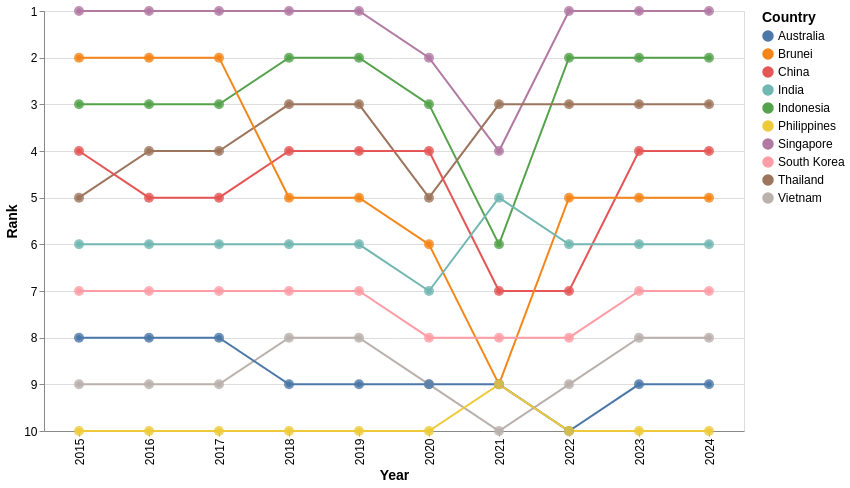

The specification (Vega-Lite) saved for this image:
### Vega-Lite specification from a JSON file in a GitHub repository (floating-point values rounded to 4 significant figures)
{"$schema": "https://vega.github.io/schema/vega-lite/v5.json", "width": 700, "height": 420, "data": {"values": [{"Country": "Singapore", "year": 2024, "Visitors": 4276007, "rank": 1}, {"Country": "Singapore", "year": 2023, "Visitors": 8308230, "rank": 1}, {"Country": "Singapore", "year": 2022, "Visitors": 5222991, "rank": 1}, {"Country": "Singapore", "year": 2021, "Visitors": 16308, "rank": 4}, {"Country": "Singapore", "year": 2020, "Visitors": 1545255, "rank": 2}, {"Country": "Singapore", "year": 2019, "Visitors": 10163882, "rank": 1}, {"Country": "Singapore", "year": 2018, "Visitors": 10615986, "rank": 1}, {"Country": "Singapore", "year": 2017, "Visitors": 12441713, "rank": 1}, {"Country": "Singapore", "year": 2016, "Visitors": 13272961, "rank": 1}, {"Country": "Singapore", "year": 2015, "Visitors": 12930754, "rank": 1}, {"Country": "Indonesia", "year": 2024, "Visitors": 1786630, "rank": 2}, {"Country": "Indonesia", "year": 2023, "Visitors": 3108165, "rank": 2}, {"Country": "Indonesia", "year": 2022, "Visitors": 1481739, "rank": 2}, {"Country": "Indonesia", "year": 2021, "Visitors": 11025, "rank": 6}, {"Country": "Indonesia", "year": 2020, "Visitors": 711723, "rank": 3}, {"Country": "Indonesia", "year": 2019, "Visitors": 3623277, "rank": 2}, {"Country": "Indonesia", "year": 2018, "Visitors": 3277689, "rank": 2}, {"Country": "Indonesia", "year": 2017, "Visitors": 2796570, "rank": 3}, {"Country": "Indonesia", "year": 2016, "Visitors": 3049964, "rank": 3}, {"Country": "Indonesia", "year": 2015, "Visitors": 2788033, "rank": 3}, {"Country": "Thailand", "year": 2024, "Visitors": 813783, "rank": 3}, {"Country": "Thailand", "year": 2023, "Visitors": 1551282, "rank": 3}, {"Country": "Thailand", "year": 2022, "Visitors": 715528, "rank": 3}, {"Country": "Thailand", "year": 2021, "Visitors": 59607, "rank": 3}, {"Country": "Thailand", "year": 2020, "Visitors": 394413, "rank": 5}, {"Country": "Thailand", "year": 2019, "Visitors": 1884306, "rank": 3}, {"Country": "Thailand", "year": 2018, "Visitors": 1914692, "rank": 3}, {"Country": "Thailand", "year": 2017, "Visitors": 1836522, "rank": 4}, {"Country": "Thailand", "year": 2016, "Visitors": 1780800, "rank": 4}, {"Country": "Thailand", "year": 2015, "Visitors": 1343569, "rank": 5}, {"Country": "China", "year": 2024, "Visitors": 1449711, "rank": 4}, {"Country": "China", "year": 2023, "Visitors": 1474114, "rank": 4}, {"Country": "China", "year": 2022, "Visitors": 211363, "rank": 7}, {"Country": "China", "year": 2021, "Visitors": 7701, "rank": 7}, {"Country": "China", "year": 2020, "Visitors": 405149, "rank": 4}, {"Country": "China", "year": 2019, "Visitors": 3114257, "rank": 4}, {"Country": "China", "year": 2018, "Visitors": 2944133, "rank": 4}, {"Country": "China", "year": 2017, "Visitors": 2281666, "rank": 5}, {"Country": "China", "year": 2016, "Visitors": 2124942, "rank": 5}, {"Country": "China", "year": 2015, "Visitors": 1677163, "rank": 4}, {"Country": "Brunei", "year": 2024, "Visitors": 565999, "rank": 5}, {"Country": "Brunei", "year": 2023, "Visitors": 811833, "rank": 5}, {"Country": "Brunei", "year": 2022, "Visitors": 301757, "rank": 5}, {"Country": "Brunei", "year": 2021, "Visitors": 773, "rank": 9}, {"Country": "Brunei", "year": 2020, "Visitors": 136020, "rank": 6}, {"Country": "Brunei", "year": 2019, "Visitors": 1216123, "rank": 5}, {"Country": "Brunei", "year": 2018, "Visitors": 1382031, "rank": 5}, {"Country": "Brunei", "year": 2017, "Visitors": 1660506, "rank": 2}, {"Country": "Brunei", "year": 2016, "Visitors": 1391016, "rank": 2}, {"Country": "Brunei", "year": 2015, "Visitors": 1133555, "rank": 2}, {"Country": "India", "year": 2024, "Visitors": 537493, "rank": 6}, {"Country": "India", "year": 2023, "Visitors": 671846, "rank": 6}, {"Country": "India", "year": 2022, "Visitors": 324548, "rank": 6}, {"Country": "India", "year": 2021, "Visitors": 3916, "rank": 5}, {"Country": "India", "year": 2020, "Visitors": 155883, "rank": 7}, {"Country": "India", "year": 2019, "Visitors": 735309, "rank": 6}, {"Country": "India", "year": 2018, "Visitors": 600311, "rank": 6}, {"Country": "India", "year": 2017, "Visitors": 552739, "rank": 6}, {"Country": "India", "year": 2016, "Visitors": 638578, "rank": 6}, {"Country": "India", "year": 2015, "Visitors": 722141, "rank": 6}, {"Country": "South Korea", "year": 2024, "Visitors": 232711, "rank": 7}, {"Country": "South Korea", "year": 2023, "Visitors": 400853, "rank": 7}, {"Country": "South Korea", "year": 2022, "Visitors": 146384, "rank": 8}, {"Country": "South Korea", "year": 2021, "Visitors": 3028, "rank": 8}, {"Country": "South Korea", "year": 2020, "Visitors": 119750, "rank": 8}, {"Country": "South Korea", "year": 2019, "Visitors": 673065, "rank": 7}, {"Country": "South Korea", "year": 2018, "Visitors": 616783, "rank": 7}, {"Country": "South Korea", "year": 2017, "Visitors": 484528, "rank": 7}, {"Country": "South Korea", "year": 2016, "Visitors": 444439, "rank": 7}, {"Country": "South Korea", "year": 2015, "Visitors": 421161, "rank": 7}, {"Country": "Vietnam", "year": 2024, "Visitors": 137344, "rank": 8}, {"Country": "Vietnam", "year": 2023, "Visitors": 286083, "rank": 8}, {"Country": "Vietnam", "year": 2022, "Visitors": 123931, "rank": 9}, {"Country": "Vietnam", "year": 2021, "Visitors": 14136, "rank": 10}, {"Country": "Vietnam", "year": 2020, "Visitors": 71622, "rank": 9}, {"Country": "Vietnam", "year": 2019, "Visitors": 892716, "rank": 8}, {"Country": "Vietnam", "year": 2018, "Visitors": 786327, "rank": 8}, {"Country": "Vietnam", "year": 2017, "Visitors": 638135, "rank": 9}, {"Country": "Vietnam", "year": 2016, "Visitors": 703737, "rank": 9}, {"Country": "Vietnam", "year": 2015, "Visitors": 646891, "rank": 9}, {"Country": "Australia", "year": 2024, "Visitors": 159318, "rank": 9}, {"Country": "Australia", "year": 2023, "Visitors": 276477, "rank": 9}, {"Country": "Australia", "year": 2022, "Visitors": 118598, "rank": 10}, {"Country": "Australia", "year": 2021, "Visitors": 33451, "rank": 9}, {"Country": "Australia", "year": 2020, "Visitors": 195146, "rank": 9}, {"Country": "Australia", "year": 2019, "Visitors": 1282782, "rank": 9}, {"Country": "Australia", "year": 2018, "Visitors": 1034871, "rank": 9}, {"Country": "Australia", "year": 2017, "Visitors": 899202, "rank": 8}, {"Country": "Australia", "year": 2016, "Visitors": 737115, "rank": 8}, {"Country": "Australia", "year": 2015, "Visitors": 714047, "rank": 8}, {"Country": "Philippines", "year": 2024, "Visitors": 60100, "rank": 10}, {"Country": "Philippines", "year": 2023, "Visitors": 137781, "rank": 10}, {"Country": "Philippines", "year": 2022, "Visitors": 86462, "rank": 10}, {"Country": "Philippines", "year": 2021, "Visitors": 10229, "rank": 9}, {"Country": "Philippines", "year": 2020, "Visitors": 53889, "rank": 10}, {"Country": "Philippines", "year": 2019, "Visitors": 1114257, "rank": 10}, {"Country": "Philippines", "year": 2018, "Visitors": 1167375, "rank": 10}, {"Country": "Philippines", "year": 2017, "Visitors": 1066461, "rank": 10}, {"Country": "Philippines", "year": 2016, "Visitors": 1029488, "rank": 10}, {"Country": "Philippines", "year": 2015, "Visitors": 957408, "rank": 10}]}, "layer": [{"mark": {"type": "line", "point": true, "strokeWidth": 2}, "encoding": {"x": {"field": "year", "type": "ordinal", "title": "Year", "titleFontSize": 14}, "y": {"field": "rank", "type": "quantitative", "title": "Rank", "scale": {"domain": [1, 9], "reverse": true}, "titleFontSize": 14}, "color": {"field": "Country", "type": "nominal", "title": "Country", "titleFontSize": 14}}}, {"mark": {"type": "point", "filled": true, "size": 100, "fillOpacity": 0.8}, "encoding": {"x": {"field": "year", "type": "ordinal", "title": "Year", "titleFontSize": 14}, "y": {"field": "rank", "type": "quantitative", "title": "Rank", "scale": {"domain": [1, 10], "reverse": true}, "titleFontSize": 14}, "color": {"field": "Country", "type": "nominal", "title": "Country", "titleFontSize": 14}, "tooltip": [{"field": "Country", "type": "nominal", "title": "Country"}, {"field": "year", "type": "ordinal", "title": "Year"}, {"field": "Visitors", "type": "quantitative", "title": "Number of Visitors", "format": ",d"}, {"field": "rank", "type": "quantitative", "title": "Rank"}]}}], "config": {"legend": {"titleFontSize": 14, "labelFontSize": 12}, "axis": {"titleFontSize": 14, "labelFontSize": 12}}}
